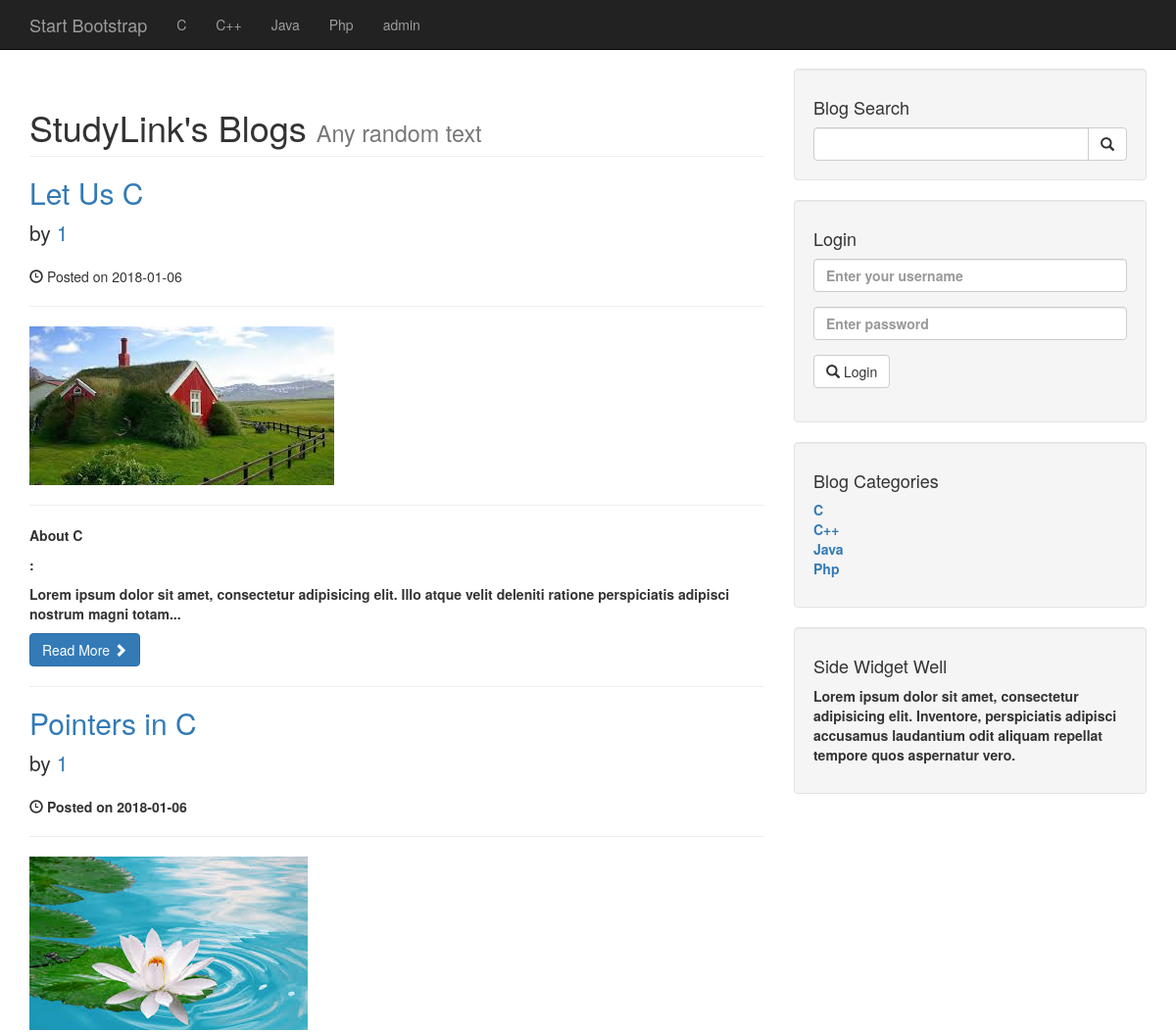
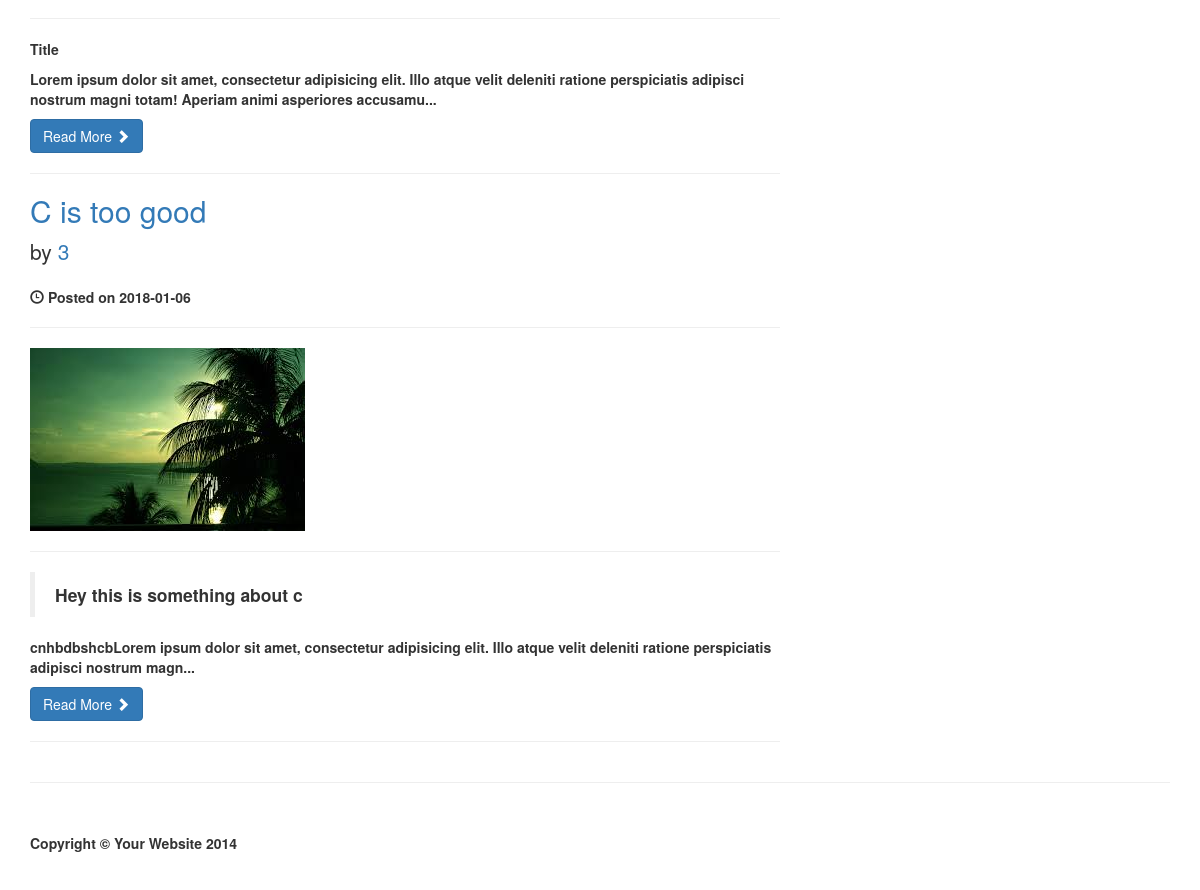
The app's page /categories.php?c_id=1 with its own data (2 pictures, top to bottom).
### tables this page shows
CREATE TABLE `categories` (
  `cat_id` int(11) NOT NULL,
  `cat_title` varchar(255) NOT NULL
);

CREATE TABLE `posts` (
  `post_id` int(11) NOT NULL,
  `post_category_id` int(11) NOT NULL,
  `post_title` varchar(255) NOT NULL,
  `post_author` int(11) NOT NULL,
  `post_date` date NOT NULL,
  `post_image` text NOT NULL,
  `post_content` text NOT NULL,
  `post_tags` varchar(255) NOT NULL,
  `post_comment_count` int(11) NOT NULL,
  `post_status` varchar(255) NOT NULL DEFAULT 'draft'
);

### categories.php (the view, shortened to what this page needs)
<!DOCTYPE html>
<html lang="en">
<?php
    include_once ("includes/header.php");
?>
<body>
    <?php
        include_once("includes/db.php");
        include_once("includes/navigation.php");
    ?>
    <div class="container">
        <div class="row">
            <div class="col-md-8">
                <h1 class="page-header">
                    StudyLink's Blogs
                    <small>Any random text</small>
                </h1>
                <?php
                    if(isset($_GET['c_id'])){
                    $cat_id=$_GET['c_id'];
                    $query="Select * from posts where post_category_id=$cat_id and post_status='published'";
                        $select_all_posts_query=mysqli_query($connection, $query);
                        while($row=mysqli_fetch_assoc($select_all_posts_query)){
                            $post_id=$row['post_id'];
                            $post_title=$row['post_title'];
                            $post_author=$row['post_author'];
                            $post_date=$row['post_date'];
                            $post_image=$row['post_image'];
                            $post_content=substr($row['post_content'],0,200)."...";
                ?>
                <h2>
                    <a href="post.php?p_id=<?php echo $post_id;?>"><?php echo $post_title;?></a>
                </h2>
                <p class="lead">
                    by <a href="index.php"><?php echo $post_author;?></a>
                </p>
                <p><span class="glyphicon glyphicon-time"></span> Posted on <?php echo $post_date;?></p>
                <hr>
                <img class="img-responsive" src="images/<?php echo $post_image;?>" alt="<?php echo $post_title;?>">
                <hr>
                <p><?php echo $post_content;?></p>
                <a class="btn btn-primary" href="post.php?p_id=<?php echo $post_id;?>">Read More <span class="glyphicon glyphicon-chevron-right"></span></a>
                <hr>
                <?php }
                    }
                ?>
            </div>
            <?php
                include_once("includes/sidebar.php");
            ?>
        </div>
        <hr>
        <?php
            include_once("includes/footer.php");
        ?>
    </div>
</body>
</html>

### includes/header.php (shortened to what this page needs)
<head>
    <link href="css/bootstrap.min.css" rel="stylesheet">
    <link href="css/blog-home.css" rel="stylesheet">
    <link rel="stylesheet" href="css/styles.css">
</head>

### includes/navigation.php (shortened to what this page needs)
<nav class="navbar navbar-inverse navbar-fixed-top" role="navigation">
    <div class="container">
        <div class="navbar-header">
            <a class="navbar-brand" href="index.php">Start Bootstrap</a>
        </div>
        <div class="collapse navbar-collapse" id="bs-example-navbar-collapse-1">
            <ul class="nav navbar-nav">
                <?php
                    $query="Select * from categories";
                    $select_all_categories_query=mysqli_query($connection, $query);
                    while($row=mysqli_fetch_assoc($select_all_categories_query)){
                        $cat_title=$row['cat_title'];
                       $cat_id=$row['cat_id'];
                            echo "<li><a href='categories.php?c_id=$cat_id'>$cat_title</a></li>";
                    }
                ?>
                <li>
                    <a href="admin/index.php">admin</a>
                </li>
            </ul>
        </div>
    </div>
</nav>

### includes/sidebar.php
<div class="col-md-4">
    <div class="well">
        <h4>Blog Search</h4>
        <form action="search.php" method="POST">
        <div class="input-group">
            <input type="text" class="form-control" name="search">
            <span class="input-group-btn">
                <button class="btn btn-default" type="submit" name="submit">
                    <span class="glyphicon glyphicon-search"></span>
            </button>
            </span>
        </div>
        </form>
    </div>
    <?php
            $query="Select * from categories";
            $select_all_categories_query=mysqli_query($connection, $query);
    ?>
     <div class="well">
        <h4>Login</h4>
        <form action="includes/login.php" method="POST">
        <div class="form-group">
            <input name="username" type="text" class="form-control" placeholder="Enter your username">
        </div>
        <div class="form-group">
            <input placeholder="Enter password" type="password" name="password" class="form-control">
        </div>
        <div class="form-group">
            <button class="btn btn-default" name="login" type="submit">
                <span class="glyphicon glyphicon-search"></span>
                Login
            </button>
        </div>
        </form>
    </div>
    <div class="well">
        <h4>Blog Categories</h4>
        <div class="row">
            <div class="col-lg-6">
                <ul class="list-unstyled">
                   <?php                              while($row=mysqli_fetch_assoc($select_all_categories_query)){
                    $cat_title=$row['cat_title'];
                    $cat_id=$row['cat_id'];
                    echo "<li><a href='categories.php?c_id=$cat_id'>$cat_title</a></li>";
                    }
                    ?>
                </ul>
            </div>
        </div>
    </div>
    <div class="well">
        <h4>Side Widget Well</h4>
        <p>Lorem ipsum dolor sit amet, consectetur adipisicing elit. Inventore, perspiciatis adipisci accusamus laudantium odit aliquam repellat tempore quos aspernatur vero.</p>
    </div>
</div>

### includes/footer.php
<footer>
    <div class="row">
        <div class="col-lg-12">
            <p>Copyright &copy; Your Website 2014</p>
        </div>
    </div>
</footer>

### css/blog-home.css (style rules this page uses)
body { padding-top: 70px; }
footer { margin: 50px 0; }

### records on screen
categories: cat_title "C"
categories: cat_title "C++"
categories: cat_title "Java"
categories: cat_title "Php"
posts: post_title "Let Us C", post_author "1", post_date "2018-01-06", post_image (picture), post_content "About C : Lorem ipsum dolor sit amet, consectetur adipisicing elit. Illo atque velit deleniti ratione perspiciatis adipisci nostrum magni totam..."
posts: post_title "Pointers in C", post_author "1", post_date "2018-01-06", post_image (picture), post_content "Title Lorem ipsum dolor sit amet, consectetur adipisicing elit. Illo atque velit deleniti ratione perspiciatis adipisci nostrum magni totam! Aperiam animi asperiores accusamu..."
posts: post_title "C is too good", post_author "3", post_date "2018-01-06", post_image (picture), post_content "Hey this is something about c cnhbdbshcbLorem ipsum dolor sit amet, consectetur adipisicing elit. Illo atque velit deleniti ratione perspiciatis adipisci nostrum magn..."
